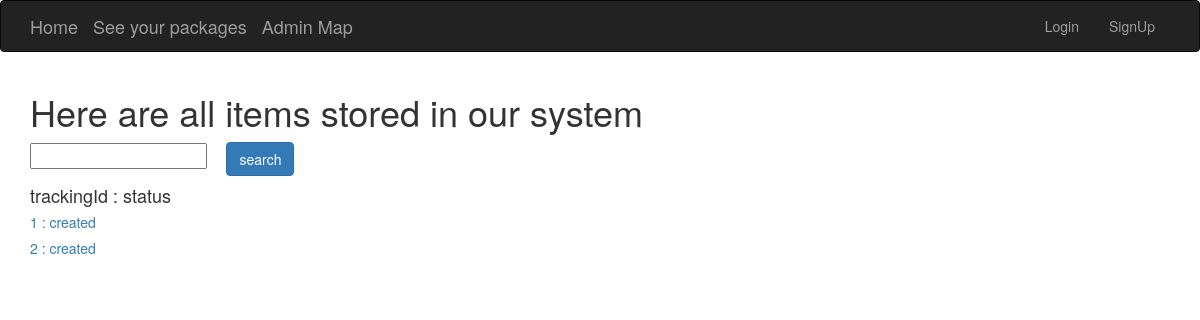
/apps/all_list/, run on an earlier commit of the app's database.
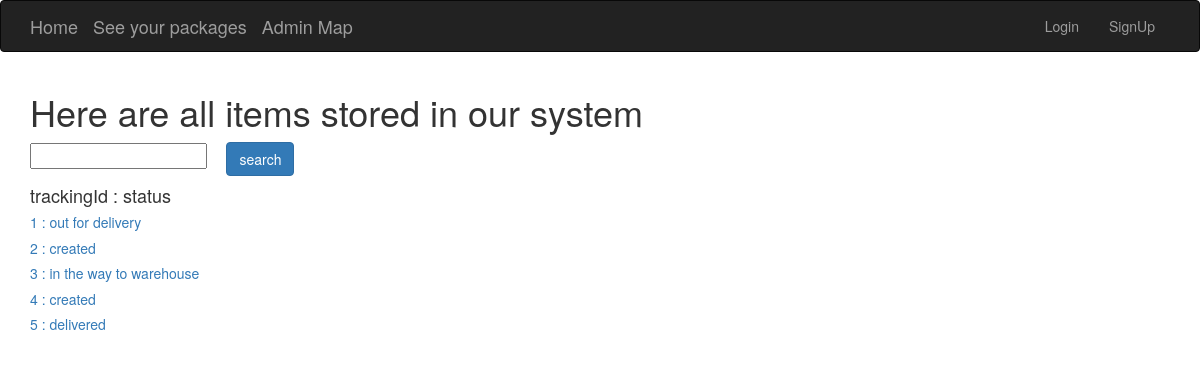
And on a later commit of the database.
### apps/models.py (models this page shows)
class Tracking(models.Model):
    trunk = models.ForeignKey(Trunk, blank=True, null=True, related_name="tracking")
    amazonTransaction = models.OneToOneField(AmazonTransaction, on_delete=models.CASCADE, related_name="tracking")
    to_x = models.IntegerField(blank=True, null=True)
    to_y = models.IntegerField(blank=True, null=True)
    finished = models.BooleanField(default=False)
    assigned_trunk = models.BooleanField(default=False)
    is_prime = models.BooleanField(default=False)
    def __str__(self):
        return "trunk travel Id: " + str(self.id)

### apps/views.py (the view)
def home(request):
    trackings = []
    tracking_statuses = []
    for tracking in Tracking.objects.all():
        tracking.strStatus = getStatus(tracking)
        trackings.append(tracking)
    print(trackings)
    return render(request, "apps/all_list.html", {"trackings":trackings})

### apps/views.py (called while the page is built)
def intToStatus(num):
    if num == 0:
        return "created"
    elif num == 1:
        return "in the way to warehouse"
    elif num == 2:
        return "waiting for loading"
    elif num == 3:
        return "out for delivery"
    else:
        return "delivered"

def getStatus(tracking):
    if tracking.finished:
        return "delivered"
    elif not tracking.assigned_trunk:
        return "created"
    else:
        return intToStatus(tracking.trunk.status)

### apps/templates/apps/all_list.html (shortened to what this page needs)
{% extends 'base.html' %}
{% block content %}
<h1>Here are all items stored in our system</h1>
<input type="text" id="input_box" />&nbsp&nbsp&nbsp&nbsp
<input type="button" onclick="search();" name="search" class="btn btn-primary" id="search_button" value="search" />
<br/>
<h4>trackingId : status</h4>
{% for tracking in trackings %}
<a href="{%url 'apps:tracking_detail' tracking.id%}"><h5>{{tracking.id}} : {{tracking.strStatus}}</h5></a>
{% endfor %}
{% endblock %}

### templates/base.html (shortened to what this page needs)
<!DOCTYPE html>
<html lang="en">
<head>
    <link rel="stylesheet" href="https://maxcdn.bootstrapcdn.com/bootstrap/3.3.7/css/bootstrap.min.css">
</head>
<body>
<nav class="navbar navbar-inverse">
    <div class="container">
        <div class="navbar-header">
            <a class="navbar-brand" href="{% url 'home' %}">Home</a>
            <a class="navbar-brand" href="{% url 'user_info' %}">See your packages</a>
            <a class="navbar-brand" href="{% url 'admin_map' %}">Admin Map</a>
        </div>
        <div class="collapse navbar-collapse" id="mynav">
            <ul class="nav navbar-nav navbar-right">
                {% if user.is_authenticated %}
                    <li><a href="#" onclick="document.getElementById('logoutForm').submit()">logout</a></li>
                    <form id="logoutForm" method="POST" action="{% url 'accounts:Logout' %}">
                        {% csrf_token %}
                        <input type="hidden" />
                    </form>
                {% else %}
                    <li><a href="{%url 'accounts:Login'%}">Login</a></li>
                    <li><a href="{%url 'accounts:SignUp'%}">SignUp</a></li>
                {% endif %}
            </ul>
        </div>
    </div>
</nav>
<div class="container">
    {% block content %}
    {% endblock %}
</div>

What changed in the data, as far as the page shows it:
changed Tracking id 1: strStatus "created" → "out for delivery"
added Tracking: id "3", strStatus "in the way to warehouse"
added Tracking: id "4", strStatus "created"
added Tracking: id "5", strStatus "delivered"
